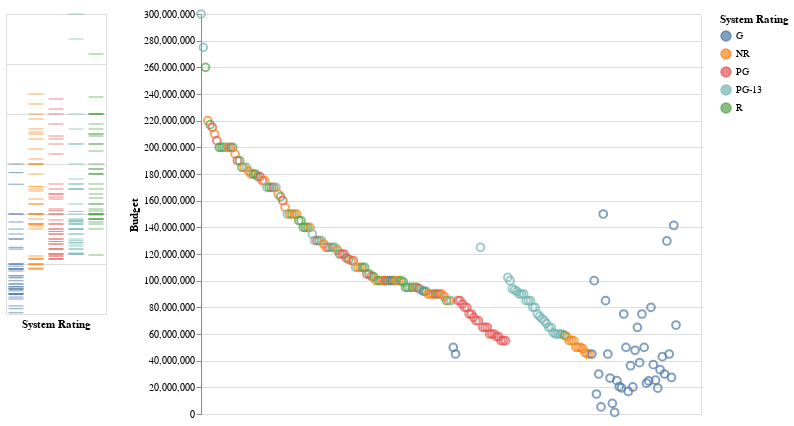

Notebook code for this chart:
### Markdown cell above
This is the blueprint for creating the fivth visualization Budget of Movies, Altair will be used to create this graph.

__Blueprint:__
   - The format of the dataframe needed for this graph is the same as the previous datarame that was created.
   
   - The style of this graph is the Dot Dash Plot which is found in Altairs Gallery. It is a scatter plot with a x-axis and a y-axis. The y-axis shows the Budget of each movie and the x-axis is not visible. The Dot Dash plots are scatter plot with trick marks protraying the minute seperation of the amount of items in each category within the selection. To create a selection create a box by dragging the mouse. When the mouse hovers over the pionts it projects the name, system rating and the budget of the movie.

### Code cell
brush= alt.selection(type='interval')# creates selective box
base = alt.Chart(dataframe2).add_selection(brush)

# scatter plot
pionts1=base.mark_point(size=60).encode(
       x=alt.X('Range',title='',axis=None),# y-axis
       y = alt.Y('Budget:Q',title='Budget'),# x-axis
       # interactive shows name,system rating and revenue of movies selected
       tooltip=['Name','System Rating','Revenue of Movie'],
       # color of selective box
       color=alt.condition(brush,'System Rating',alt.value('grey'))).properties(height=400,width=500)

tick_axis=alt.Axis(labels=False,domain=False,ticks=False)# cretes dot dash plot

# dot dash plot
y_ticks=base.mark_tick().encode(
    alt.X('System Rating',axis=tick_axis),# x-axis
    alt.Y('Budget',axis=tick_axis,title=''),# y-axis
    # interactive shows name, system rating and revenue of movies selected
    tooltip = ['Name','System Rating','Revenue of Movie'],
    # color of selective box
    color=alt.condition(brush,'System Rating',alt.value('lightgrey')))
y_ticks|pionts1# the two graphs combined

### Figure 1 — Vega-Lite specification as saved in the notebook (floating-point values rounded to 4 significant figures; data arrays with more than 128 entries replaced by an {"elided": "..."} marker saying what was removed)
{"config": {"view": {"continuousWidth": 400, "continuousHeight": 300}}, "hconcat": [{"mark": "tick", "encoding": {"color": {"condition": {"type": "nominal", "field": "System Rating", "selection": "selector003"}, "value": "lightgrey"}, "tooltip": [{"type": "nominal", "field": "Name"}, {"type": "nominal", "field": "System Rating"}, {"type": "nominal", "field": "Revenue of Movie"}], "x": {"type": "nominal", "axis": {"domain": false, "labels": false, "ticks": false}, "field": "System Rating"}, "y": {"type": "quantitative", "axis": {"domain": false, "labels": false, "ticks": false}, "field": "Budget", "title": ""}}, "selection": {"selector003": {"type": "interval"}}}, {"mark": {"type": "point", "size": 60}, "encoding": {"color": {"condition": {"type": "nominal", "field": "System Rating", "selection": "selector003"}, "value": "grey"}, "tooltip": [{"type": "nominal", "field": "Name"}, {"type": "nominal", "field": "System Rating"}, {"type": "nominal", "field": "Revenue of Movie"}], "x": {"type": "quantitative", "axis": null, "field": "Range", "title": ""}, "y": {"type": "quantitative", "field": "Budget", "title": "Budget"}}, "height": 400, "selection": {"selector003": {"type": "interval"}}, "width": 500}], "data": {"name": "data-0db90a45d973a9622e42938375591aef"}, "$schema": "https://vega.github.io/schema/vega-lite/v4.8.1.json", "datasets": {"data-0db90a45d973a9622e42938375591aef": {"elided": "210 records"}}}
